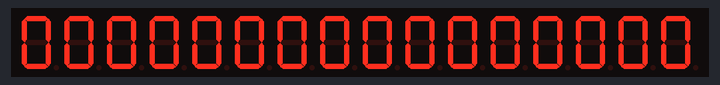
Recording of a sketch running on a simulated Arduino Uno, built with avr-gcc and run on an emulated ATmega328P. Parts: 16-digit seven-segment display.

Above: at 0.15 s.
At 4.95 s:
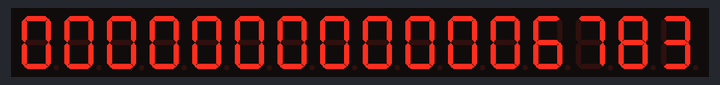
At 10.05 s:
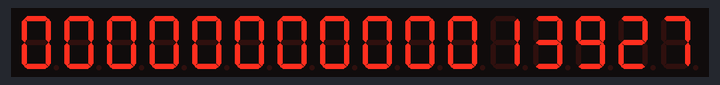
At 19.97 s:
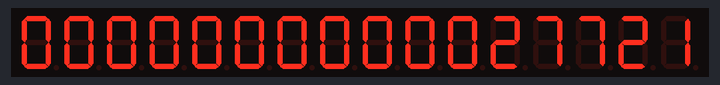
At 29.89 s:
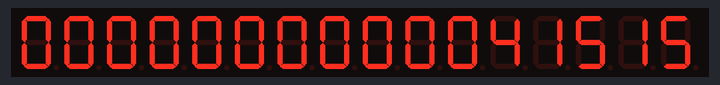
At 39.81 s:
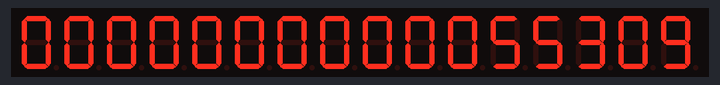

The sketch:

Counter.ino
```cpp
#include "TM1638.h"
#include "TM1640.h"

// define a module on data pin 5, clock pin 6
TM1640 module(5, 6);

unsigned long lcount,hcount;
char buffer[16];

void setup()
{
  lcount = 0;
  hcount = 0;
}

void loop()
{
  sprintf(buffer,"%08lu%08lu",hcount,lcount);
  module.setDisplayToString(buffer, 0b0000000000000000);
  lcount++;
  if( lcount == 100000000 )
  {
    lcount = 0;
    hcount++;
    if( hcount == 100000000 )
    {
      hcount = 0;
    }
  }
}
```
